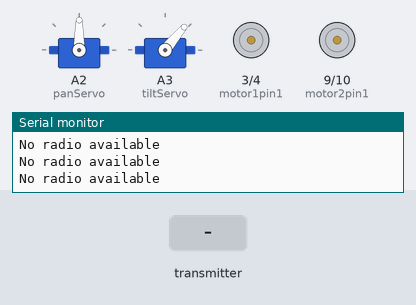
Recording of a sketch running on a simulated Arduino Uno, built with avr-gcc and run on an emulated ATmega328P. On the bench: 2 × servo, motor-driver pin pairs drawn as motors (green arrow = first pin HIGH = forward, orange = second pin HIGH = backward, longer = more drive, scaled by the enable pin), the last lines printed to the serial monitor. Inputs (shaded band) come from the test bench. No radio packets arrive unless stated.

Above: at 2.2 s.
2.3 s: the transmitter starts sending joystick.0 = 0
At 3.5 s:
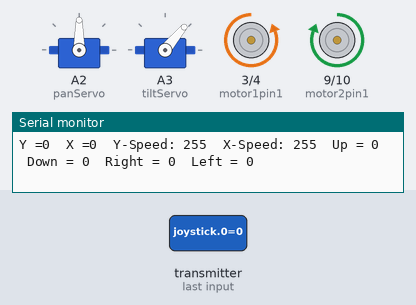
3.8 s: the transmitter starts sending joystick.1 = 256
At 4.8 s:
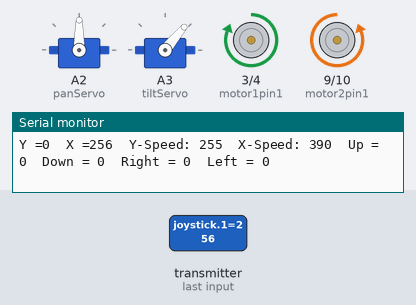
5.3 s: the transmitter starts sending joystick.0 = 1023
At 6.4 s:
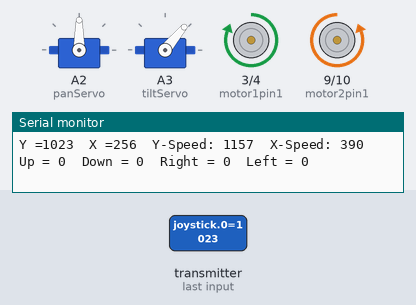
8.3 s: the transmitter starts sending joystick.1 = 0
At 9.8 s:
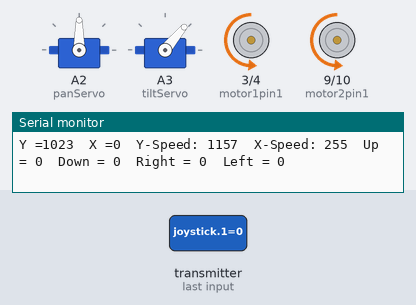
11.3 s: the transmitter starts sending joystick.2 = 1023
14.3 s: the transmitter starts sending joystick.0 = 256
Timing chart, 0 to 18.3 s (numbered marks = the images above; inputs shaded):
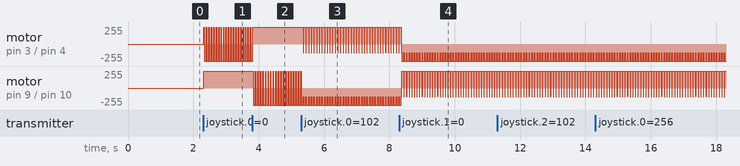

The sketch:

NANO_UNO_Funduino_4WD_PanTilt_RX.ino
```cpp
#include <SPI.h>
#include <nRF24L01.h>
#include <RF24.h>
#include <Servo.h>

/*----- Declare all constant pin to be used ----*/
#define CE_PIN  8      //9   //2.4GHz CE_pin of NRF24L01 module
#define CSN_PIN 7       //10  //2.4GHz CSN_pin of NRF24L01 module

const uint64_t pipe = 0xE8E8F0F0E1LL; // This is the transmit pipe to communicate the two module
RF24 radio(CE_PIN, CSN_PIN);        // Activate  the Radio
int joystick[7];  // 7 element array holding the Joystick readings

int motorspeed;
int pos,pos2,pos3,pos4;    // variable to store the servo position

int ledpin = A0;

const int pingPin = A4;    // Trigger pin on Analog 4
const int echoPin = A5;    // Echo pin on Analog 5

int motor1pin1 = 3;       // left motors 2
int motor1pin2 = 4;       // left motor 1

int motor2pin1 = 9;       // right motor 1
int motor2pin2 = 10;       // right motor 2

int EnableA = 5;        // enable pin for motor 1
int EnableB = 6;        // enable pin for motor 2

Servo panServo;         // the servo for panning
Servo tiltServo;        // the servo for tilting

void setup() {
 Serial.begin(9600); /* Opening the Serial Communication */
 delay(1000);
 Serial.println("Nrf24L01 Receiver Starting");

 radio.begin();
 radio.setPALevel(RF24_PA_MIN);
 radio.setAutoAck(true);
 radio.openReadingPipe(1,pipe);
 radio.startListening();
 radio.powerUp();

 pinMode(motor1pin1, OUTPUT);
 pinMode(motor1pin2, OUTPUT);
 pinMode(motor2pin1, OUTPUT);
 pinMode(motor2pin2, OUTPUT);

 pinMode(EnableA, OUTPUT);
 pinMode(EnableB, OUTPUT);

  panServo.attach(A2);      // pan servo on A2
  tiltServo.attach(A3);     // tilt servo on A3
  panServo.write(90);       // sets pan servo to middle
  tiltServo.write(50);      // sets tilt servo to middle
}

void loop()   /****** MAIN LOOP: RUNS CONSTANTLY ******/
{
  if (radio.available())
  {
    // Read the data payload until we've received everything
       radio.read( joystick, sizeof(joystick) );
      // if(joystick[6] == 0) { autobot(); } //else { nrf24l01();  }
       nrf24l01();    // all the joystick events in this function
   }  else  {
      Serial.println("No radio available");
      halt();     // if no radio transmission is received, the car stops
  }
}//--(end main loop )---

void nrf24l01() {

      radio.powerUp();
      Serial.print("Y =");
      Serial.print(joystick[0]);
      Serial.print("\tX =");
      Serial.print(joystick[1]);

      // motors for moving Forward or Backward
      if(joystick[0] >65) { motorspeed=joystick[0]+134; forward(); }
      if(joystick[0] <55) { motorspeed=255-joystick[0]; backward(); }
      if(joystick[0] >=55 && joystick[0] <=65) { halt();  motorspeed=0;}
      Serial.print("\tY-Speed: ");
      Serial.print(motorspeed);

      // motors for moving Left or Right
      if(joystick[1] >60) { motorspeed = joystick[1] + 134; turnleft(); }
      if(joystick[1] <=55) { motorspeed = 255 - joystick[1]; turnright(); }
      if(joystick[1] >=60 && joystick[1] <=65) { halt(); motorspeed=0; }
      Serial.print("\tX-Speed: ");
      Serial.print(motorspeed);

      // Operates the pan servo turning right
      Serial.print("\tUp = ");
      Serial.print(joystick[3]);
      if(joystick[3] == HIGH) {
        pos = panServo.read();
        panServo.write(pos + 1);
      }

      // Operates the pan servo turning left
      Serial.print("\tDown = ");
      Serial.print(joystick[5]);
      if(joystick[5] == HIGH) {
        pos2 = panServo.read();
        panServo.write(pos2 - 1);
      }

      // Operates the tilt servo turning up
      Serial.print("\tRight = ");
      Serial.print(joystick[2]);
      if(joystick[2] == HIGH) {
        pos3 = tiltServo.read();
        tiltServo.write(pos3 + 1);
      }

      // Operates the tilt servo turning down
      Serial.print("\tLeft = ");
      Serial.println(joystick[4]);
      if(joystick[4] == HIGH) {
        pos2 = tiltServo.read();
        tiltServo.write(pos2 - 1);
      }
 }

void backward() {
   analogWrite(EnableA, motorspeed);
   analogWrite(EnableB, motorspeed);
   digitalWrite(motor1pin1, HIGH);
   digitalWrite(motor1pin2, LOW);

   digitalWrite(motor2pin1, HIGH);
   digitalWrite(motor2pin2, LOW);
}

void forward() {
   analogWrite(EnableA, motorspeed);
   analogWrite(EnableB, motorspeed);
   digitalWrite(motor1pin1, LOW);
   digitalWrite(motor1pin2, HIGH);

   digitalWrite(motor2pin1, LOW);
   digitalWrite(motor2pin2, HIGH);
}

void halt() {       // stops all motors
   digitalWrite(motor1pin1, LOW);
   digitalWrite(motor1pin2, LOW);

   digitalWrite(motor2pin1, LOW);
   digitalWrite(motor2pin2, LOW);
}

void turnleft() {
   digitalWrite(EnableA, HIGH);
   digitalWrite(EnableB, HIGH);
   digitalWrite(motor1pin1, HIGH);
   digitalWrite(motor1pin2, LOW);

   digitalWrite(motor2pin1, LOW);
   digitalWrite(motor2pin2, HIGH);
}

void turnright() {
   digitalWrite(EnableA, HIGH);
   digitalWrite(EnableB, HIGH);
   digitalWrite(motor1pin1, LOW);
   digitalWrite(motor1pin2, HIGH);

   digitalWrite(motor2pin1, HIGH);
   digitalWrite(motor2pin2, LOW);
}
```

Measured:
- after the input at 2.3 s, motor on pin 3 (motor1pin1) / pin 4 (motor1pin2): alternates forward 255/255 for 0.01 s and backward 255/255 for 0.06 s, starting at once; motor on pin 9 (motor2pin1) / pin 10 (motor2pin2): stopped → forward 255/255 at once
- after the input at 3.8 s, motor on pin 3 (motor1pin1) / pin 4 (motor1pin2): goes on until 3.8 s, then stays forward 255/255; motor on pin 9 (motor2pin1) / pin 10 (motor2pin2): alternates forward 255/255 for 0.01 s and backward 255/255 for 0.06 s, starting at once
- after the input at 5.3 s, motor on pin 3 (motor1pin1) / pin 4 (motor1pin2): alternates forward 255/255 for 0.07 s and backward 133/255 for 0.01 s, starting after 0.07 s
